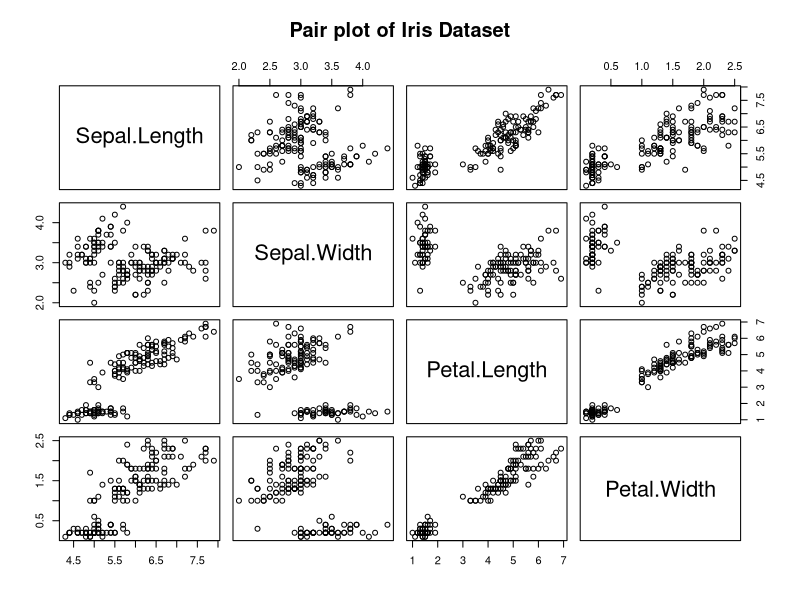
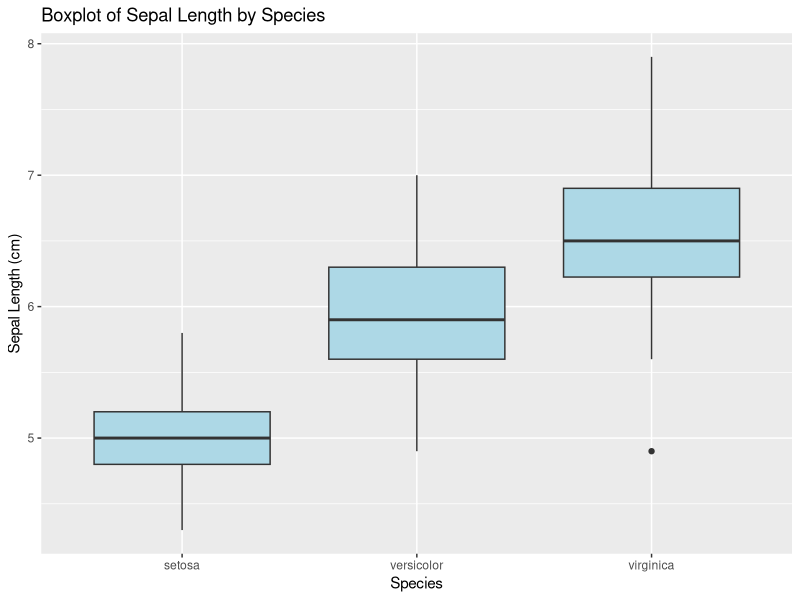
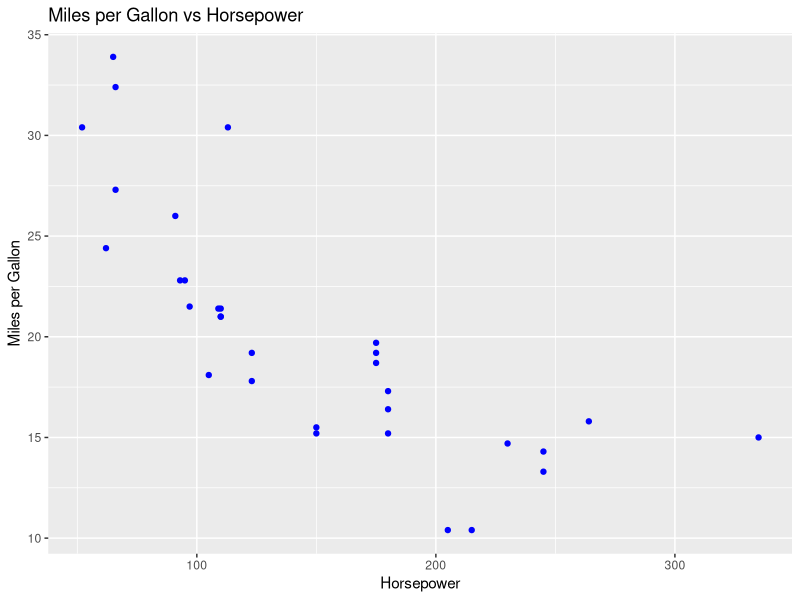
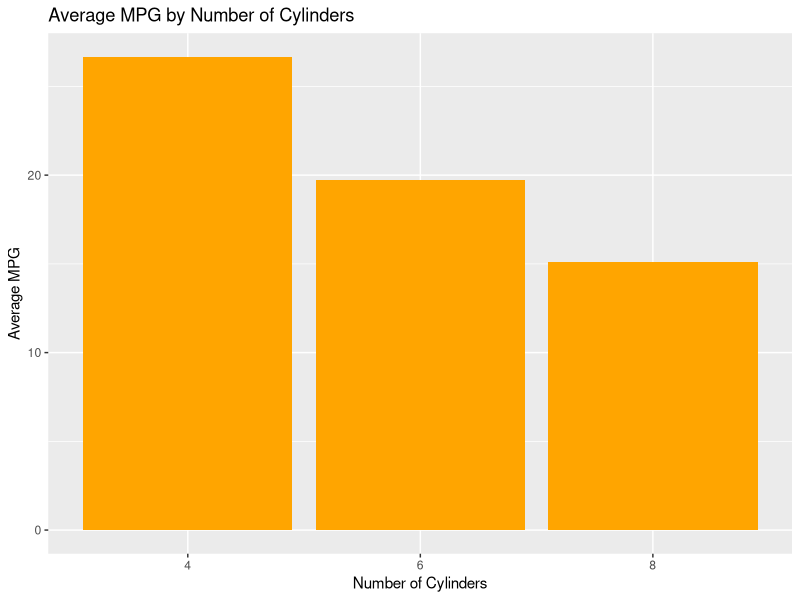

Reproduce these figures in R, in order.
# Load required libraries
library(ggplot2)
library(dplyr)

# ============================================================================
# 1. IRIS DATASET ANALYSIS
# ============================================================================

# Structure and Summary
# ---------------------

# Structure of the Iris dataset
str(iris)

# Summary of the Iris dataset
summary(iris)

# Visualizations
# --------------

# Pair plot of the Iris dataset
pairs(iris[, 1:4], main = "Pair plot of Iris Dataset")

# Boxplot of Sepal Length by Species
ggplot(iris, aes(x = Species, y = Sepal.Length)) +
  geom_boxplot(fill = "lightblue") +
  ggtitle("Boxplot of Sepal Length by Species") +
  xlab("Species") +
  ylab("Sepal Length (cm)")

# ============================================================================
# 2. MTCARS DATASET ANALYSIS
# ============================================================================

# Structure and Summary
# ---------------------

# Structure of the Mtcars dataset
str(mtcars)

# Summary of the Mtcars dataset
summary(mtcars)

# Visualizations
# --------------

# Scatter plot of mpg vs hp
ggplot(mtcars, aes(x = hp, y = mpg)) +
  geom_point(color = "blue") +
  ggtitle("Miles per Gallon vs Horsepower") +
  xlab("Horsepower") +
  ylab("Miles per Gallon")

# Bar graph of average mpg by number of cylinders
mtcars %>%
  group_by(cyl) %>%
  summarise(average_mpg = mean(mpg)) %>%
  ggplot(aes(x = as.factor(cyl), y = average_mpg)) +
  geom_bar(stat = "identity", fill = "orange") +
  ggtitle("Average MPG by Number of Cylinders") +
  xlab("Number of Cylinders") +
  ylab("Average MPG")

